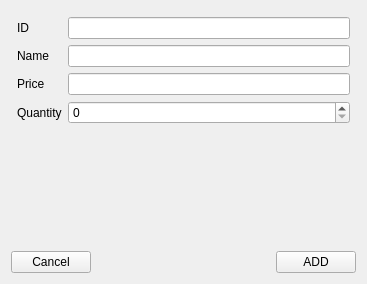
<?xml version="1.0" encoding="UTF-8"?>
<ui version="4.0">
 <class>addItem</class>
 <widget class="QWidget" name="addItem">
  <property name="geometry">
   <rect>
    <x>0</x>
    <y>0</y>
    <width>367</width>
    <height>284</height>
   </rect>
  </property>
  <property name="windowTitle">
   <string>Form</string>
  </property>
  <layout class="QGridLayout" name="gridLayout_2">
   <item row="0" column="0">
    <layout class="QGridLayout" name="gridLayout">
     <property name="leftMargin">
      <number>6</number>
     </property>
     <property name="topMargin">
      <number>6</number>
     </property>
     <property name="rightMargin">
      <number>6</number>
     </property>
     <property name="bottomMargin">
      <number>6</number>
     </property>
     <item row="0" column="0">
      <widget class="QLabel" name="ID_label">
       <property name="text">
        <string>ID</string>
       </property>
      </widget>
     </item>
     <item row="2" column="0">
      <widget class="QLabel" name="price_label">
       <property name="text">
        <string>Price</string>
       </property>
      </widget>
     </item>
     <item row="1" column="0">
      <widget class="QLabel" name="name_label">
       <property name="text">
        <string>Name</string>
       </property>
      </widget>
     </item>
     <item row="3" column="1">
      <widget class="QSpinBox" name="quantity_val"/>
     </item>
     <item row="0" column="1">
      <widget class="QLineEdit" name="ID_val"/>
     </item>
     <item row="3" column="0">
      <widget class="QLabel" name="quantity_label">
       <property name="text">
        <string>Quantity</string>
       </property>
      </widget>
     </item>
     <item row="1" column="1">
      <widget class="QLineEdit" name="name_val"/>
     </item>
     <item row="2" column="1">
      <widget class="QLineEdit" name="price_val"/>
     </item>
    </layout>
   </item>
   <item row="4" column="0">
    <spacer name="verticalSpacer_2">
     <property name="orientation">
      <enum>Qt::Vertical</enum>
     </property>
     <property name="sizeHint" stdset="0">
      <size>
       <width>20</width>
       <height>40</height>
      </size>
     </property>
    </spacer>
   </item>
   <item row="1" column="0">
    <spacer name="verticalSpacer">
     <property name="orientation">
      <enum>Qt::Vertical</enum>
     </property>
     <property name="sizeHint" stdset="0">
      <size>
       <width>20</width>
       <height>40</height>
      </size>
     </property>
    </spacer>
   </item>
   <item row="5" column="0">
    <layout class="QHBoxLayout" name="horizontalLayout_2">
     <item>
      <widget class="QPushButton" name="pushButton">
       <property name="text">
        <string>Cancel</string>
       </property>
      </widget>
     </item>
     <item>
      <spacer name="horizontalSpacer">
       <property name="orientation">
        <enum>Qt::Horizontal</enum>
       </property>
       <property name="sizeHint" stdset="0">
        <size>
         <width>40</width>
         <height>20</height>
        </size>
       </property>
      </spacer>
     </item>
     <item>
      <widget class="QPushButton" name="ADD_btn">
       <property name="text">
        <string>ADD</string>
       </property>
      </widget>
     </item>
    </layout>
   </item>
   <item row="3" column="0">
    <widget class="QLabel" name="label">
     <property name="text">
      <string/>
     </property>
    </widget>
   </item>
  </layout>
 </widget>
 <resources/>
 <connections/>
</ui>
